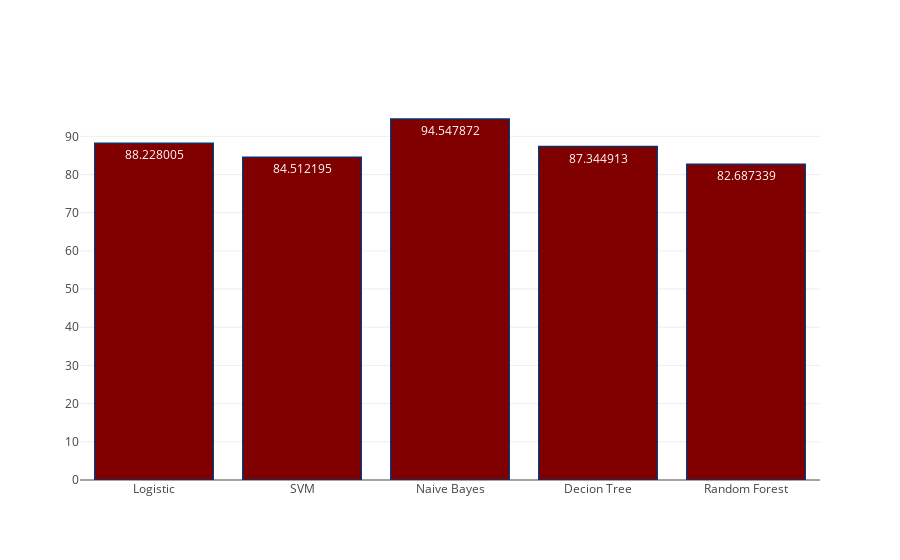

The notebook cell this image was saved under:
### Markdown cell above
#### Sensitivity of all models

### Code cell
# Ploting bar comparison of sensitivity of all the models
sensitivity = [go.Bar(
            x=['Logistic', 'SVM', 'Naive Bayes', 'Decion Tree', 'Random Forest'],
            y= sensitivity_model,
            text=sensitivity_model,
            textposition = 'auto',
    marker=dict(
                color='rgb(128,0,0)',
                line=dict(
                color='rgb(8,48,107)',
                width=1.5
                )
    )
    )]
iplot(sensitivity, filename='basic-bar')

### Figure 1 — Plotly figure (JSON) as saved in the notebook; plotly's stock layout.template omitted (floating-point values rounded to 4 significant figures)
{"data": [{"marker": {"color": "rgb(128,0,0)", "line": {"color": "rgb(8,48,107)", "width": 1.5}}, "text": ["88.228005", "84.512195", "94.547872", "87.344913", "82.687339"], "textposition": "auto", "type": "bar", "uid": "7a645125-6e76-4be9-ad73-eb115493cb79", "x": ["Logistic", "SVM", "Naive Bayes", "Decion Tree", "Random Forest"], "y": ["88.228005", "84.512195", "94.547872", "87.344913", "82.687339"]}], "layout": {}}
